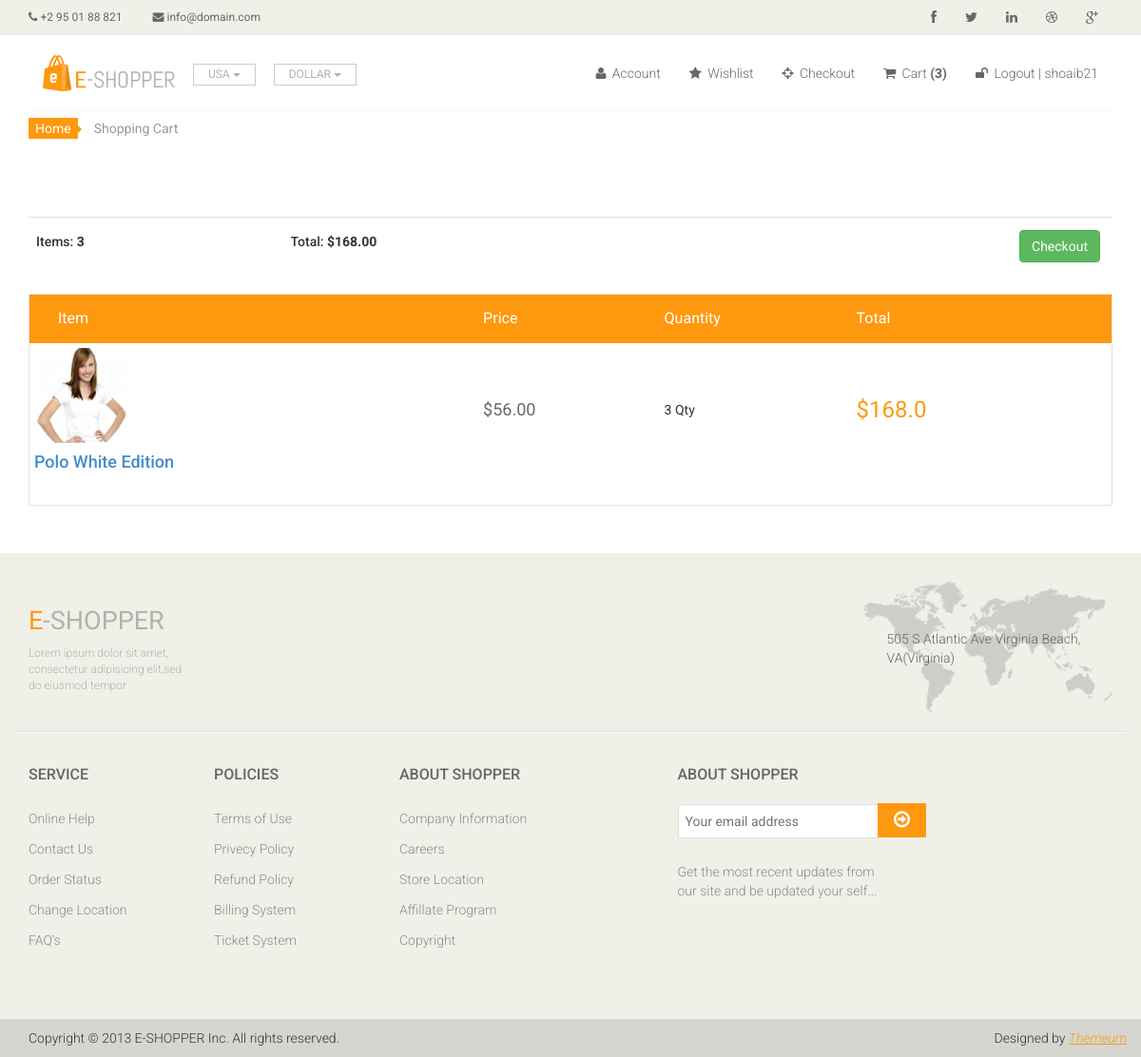
The app's page /cart/ (signed in), older data.
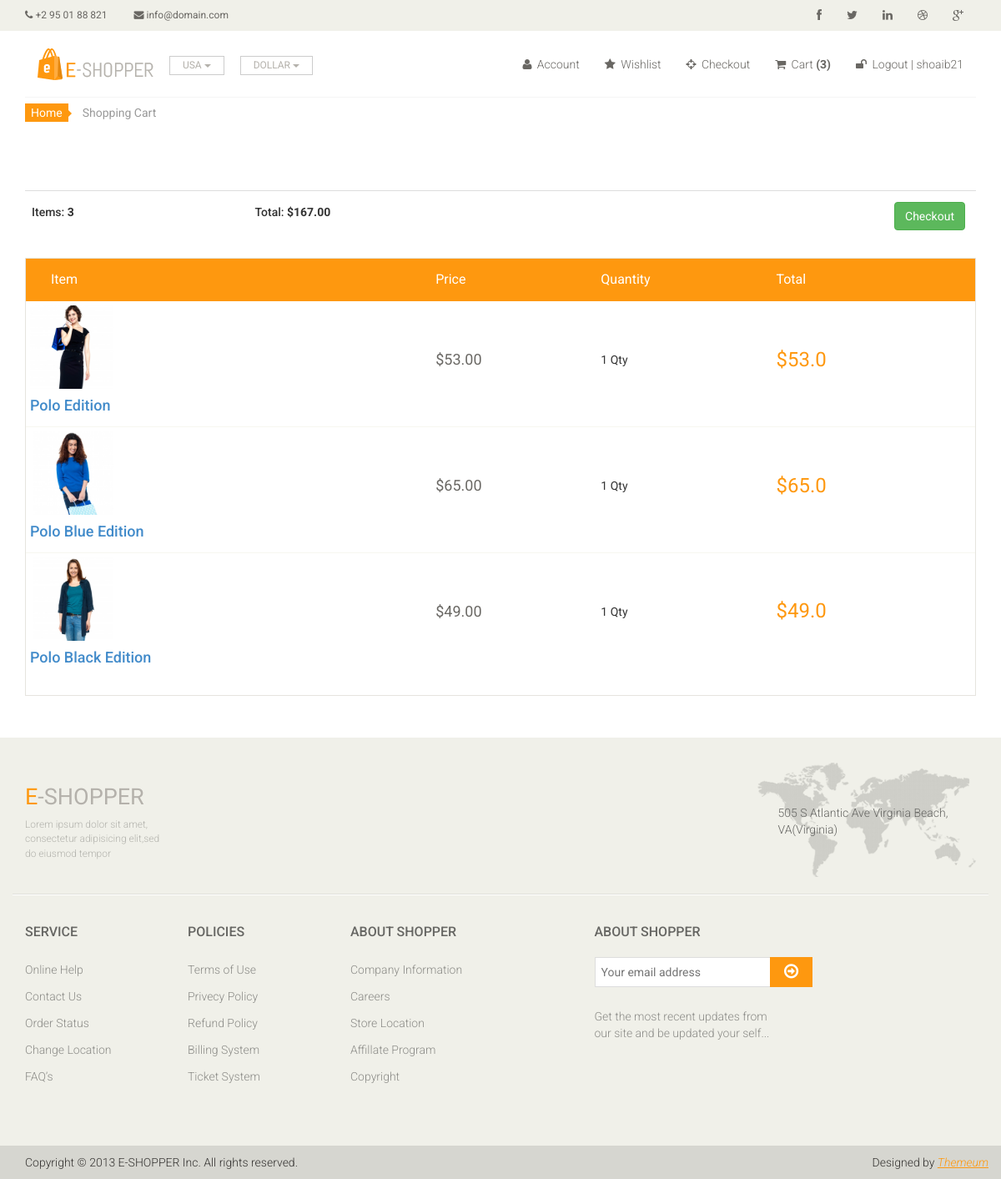
The same page, newer data.
### store/models.py (models this page shows, shortened)
class Order(models.Model):
	customer = models.ForeignKey(Customer, on_delete= models.SET_NULL, blank=True, null=True)
	date_ordered = models.DateTimeField(auto_now_add=True)
	complete = models.BooleanField(default=False, null=True, blank=False)
	transaction_id = models.CharField(max_length=200, null=True)
	@property
	def get_cart_total(self):
		orderitems = self.orderitem_set.all()
		total = sum([item.get_total for item in orderitems])
		return total
	@property
	def get_cart_items(self):
		orderitems = self.orderitem_set.all()
		total = sum([item.quantity for item in orderitems])
		return total

class OrderItem(models.Model):
	product = models.ForeignKey(Product, on_delete=models.SET_NULL, blank=True, null=True)
	order = models.ForeignKey(Order, on_delete=models.SET_NULL, blank=True, null=True)
	quantity = models.IntegerField(default=0, null=True, blank=True)
	date_added = models.DateTimeField(auto_now_add=True)
	@property
	def get_total(self):
		total = self.product.price * self.quantity
		return total

class Product(models.Model):
	PRO_ID = models.IntegerField(null=True)
	name = models.CharField(max_length=200, null=True)
	category = models.ForeignKey(SubCategory, related_name='product', on_delete=models.CASCADE, blank=True, null=True)
	image = models.ImageField(null=True, blank=True)
	price = models.FloatField()
	@property
	def imageURL(self):
		try:
			url = self.image.url
		except:
			url = "images/placeholder.jpg"
		return url

### store/views.py (the view)
# urls.py: path('cart/', views.cart, name='cart'),
def cart(request):
	if request.user.is_authenticated:
		customer = request.user.customer
		order, created = Order.objects.get_or_create(customer=customer, complete=False)
		items = order.orderitem_set.all()
		cartItems = order.get_cart_items
	else:
		items = []
		order = {'get_cart_total':0,'get_cart_items':0,'shipping':False}
		cartItems = data['get_cart_items']
	context = {'items':items, 'order':order,'cartItems':cartItems}
	return render(request, 'cart.html', context)

### templates/cart.html
{% extends 'main.html' %}
{% load static %}
{% load crispy_forms_tags %}
{% block content %}
	<section id="cart_items">
		<div class="container">
			<div class="breadcrumbs">
				<ol class="breadcrumb">
				  <li><a href="#">Home</a></li>
				  <li class="active">Shopping Cart</li>
				</ol>
			</div>
			<table class="table">
				<tr>
					<th><h5>Items: <strong>{{order.get_cart_items}}</strong></h5></th>
					<th><h5>Total: <strong>${{order.get_cart_total|floatformat:2}}</strong></h5></th>
					<th>
						<a style='float: right; margin:5px' class="btn btn-success" href="{% url 'checkout' %}">Checkout </a>
					</th>
				</tr>
			</table>
			<div class="table-responsive cart_info">
				<table class="table table-condensed">
					<thead>
						<tr class="cart_menu">
							<td class="image">Item</td>
							<td class="price">Price</td>
							<td class="quantity">Quantity</td>
							<td class="total">Total</td>
							<td></td>
						</tr>
					</thead>
					<tbody>
					{% for item in items %}
						<tr>
							<td class="cart_product">
								<div style='flex:2'><img class='row-image' src="{{ item.product.imageURL }}" alt="" style="width:100px;height:100px;">
								<h4><a href="">{{ item.product.name }}</a></h4>
							</td>
							<td class="cart_price">
								<p>${{ item.product.price|floatformat:2 }}</p>
							</td>
							<td class="cart_quantity">
								<div class="cart_quantity_button">
									<p class="quantity" >{{item.quantity}} Qty</p>
								</div>
							</td>
							<td class="cart_total">
								<p class="cart_total_price">${{ item.get_total }}</p>
							</td>
						</tr>
					{% endfor %}
					</tbody>
				</table>
			</div>
		</div>
	</section>
{% endblock %}

### templates/main.html (shortened to what this page needs)
{% load static %}
<!DOCTYPE html>
<html lang="en">
<head>
    <link href="{% static 'base/css/bootstrap.min.css' %}" rel="stylesheet">
    <link href="{% static 'base/css/font-awesome.min.css' %}" rel="stylesheet">
    <link href="{% static 'base/css/prettyPhoto.css' %}" rel="stylesheet">
    <link href="{% static 'base/css/price-range.css' %}" rel="stylesheet">
    <link href="{% static 'base/css/animate.css' %}" rel="stylesheet">
	<link href="{% static 'base/css/main.css' %}" rel="stylesheet">
	<link href="{% static 'base/css/responsive.css' %}" rel="stylesheet">
</head>
<body>
	<header id="header">
		<div class="header_top">
			<div class="container">
				<div class="row">
					<div class="col-sm-6">
						<div class="contactinfo">
							<ul class="nav nav-pills">
								<li><a href="#"><i class="fa fa-phone"></i> +2 95 01 88 821</a></li>
								<li><a href="#"><i class="fa fa-envelope"></i> info@domain.com</a></li>
							</ul>
						</div>
					</div>
					<div class="col-sm-6">
						<div class="social-icons pull-right">
							<ul class="nav navbar-nav">
								<li><a href="#"><i class="fa fa-facebook"></i></a></li>
								<li><a href="#"><i class="fa fa-twitter"></i></a></li>
								<li><a href="#"><i class="fa fa-linkedin"></i></a></li>
								<li><a href="#"><i class="fa fa-dribbble"></i></a></li>
								<li><a href="#"><i class="fa fa-google-plus"></i></a></li>
							</ul>
						</div>
					</div>
				</div>
			</div>
		</div>
		<div class="header-middle">
			<div class="container">
				<div class="row">
					<div class="col-md-4 clearfix">
						<div class="logo pull-left">
							<a href="/"><img src="{% static 'base/images/home/logo.png' %}" alt="" /></a>
						</div>
						<div class="btn-group pull-right clearfix">
							<div class="btn-group">
								<button type="button" class="btn btn-default dropdown-toggle usa" data-toggle="dropdown">
									USA
									<span class="caret"></span>
								</button>
							</div>
							<div class="btn-group">
								<button type="button" class="btn btn-default dropdown-toggle usa" data-toggle="dropdown">
									DOLLAR
									<span class="caret"></span>
								</button>
							</div>
						</div>
					</div>
					<div class="col-md-8 clearfix">
						<div class="shop-menu clearfix pull-right">
							<ul class="nav navbar-nav">
								<li><a href=""><i class="fa fa-user"></i> Account</a></li>
								<li><a href=""><i class="fa fa-star"></i> Wishlist</a></li>
								<li><a href="{% url 'checkout' %}"><i class="fa fa-crosshairs" ></i> Checkout</a></li>
								<li><a href="{% url 'cart' %}"><i class="fa fa-shopping-cart" id="cart-total"></i> Cart <b>({{ cartItems }})</b></li></a>
								{% if user.is_authenticated %}
									<li><a href="{% url 'logout' %}">
										<i class="fa fa-unlock"></i> Logout | {{ user.username }}</a></li>
								{% else %}
									<li><a href="{% url 'login' %}"><i class="fa fa-lock"></i> Login</a></li>
									<li><a href="{% url 'registration' %}"></i> Register</a></li>
								{% endif %}
							</ul>
						</div>
					</div>
				</div>
			</div>
		</div>
	{% block content %}
	{% endblock %}
	<footer id="footer">
		<div class="footer-top">
			<div class="container">
				<div class="row">
					<div class="col-sm-2">
						<div class="companyinfo">
							<h2><span>e</span>-shopper</h2>
							<p>Lorem ipsum dolor sit amet, consectetur adipisicing elit,sed do eiusmod tempor</p>
						</div>
					</div>
					<div class="col-sm-7">
					</div>
					<div class="col-sm-3">
						<div class="address">
							<img src="{% static 'base/images/home/map.png' %}" alt="" />
							<p>505 S Atlantic Ave Virginia Beach, VA(Virginia)</p>
						</div>
					</div>
				</div>
			</div>
		</div>
		<div class="footer-widget">
			<div class="container">
				<div class="row">
					<div class="col-sm-2">
						<div class="single-widget">
							<h2>Service</h2>
							<ul class="nav nav-pills nav-stacked">
								<li><a href="#">Online Help</a></li>
								<li><a href="#">Contact Us</a></li>
								<li><a href="#">Order Status</a></li>
								<li><a href="#">Change Location</a></li>
								<li><a href="#">FAQ’s</a></li>
							</ul>
						</div>
					</div>
					<div class="col-sm-2">
						<div class="single-widget">
							<h2>Policies</h2>
							<ul class="nav nav-pills nav-stacked">
								<li><a href="#">Terms of Use</a></li>
								<li><a href="#">Privecy Policy</a></li>
								<li><a href="#">Refund Policy</a></li>
								<li><a href="#">Billing System</a></li>
								<li><a href="#">Ticket System</a></li>
							</ul>
						</div>
					</div>
					<div class="col-sm-2">
						<div class="single-widget">
							<h2>About Shopper</h2>
							<ul class="nav nav-pills nav-stacked">
								<li><a href="#">Company Information</a></li>
								<li><a href="#">Careers</a></li>
								<li><a href="#">Store Location</a></li>
								<li><a href="#">Affillate Program</a></li>
								<li><a href="#">Copyright</a></li>
							</ul>
						</div>
					</div>
					<div class="col-sm-3 col-sm-offset-1">
						<div class="single-widget">
							<h2>About Shopper</h2>
							<form action="#" class="searchform">
								<input type="text" placeholder="Your email address" />
								<button type="submit" class="btn btn-default"><i class="fa fa-arrow-circle-o-right"></i></button>
								<p>Get the most recent updates from <br />our site and be updated your self...</p>
							</form>
						</div>
					</div>
				</div>
			</div>
		</div>
		<div class="footer-bottom">
			<div class="container">
				<div class="row">
					<p class="pull-left">Copyright © 2013 E-SHOPPER Inc. All rights reserved.</p>
					<p class="pull-right">Designed by <span><a target="_blank" href="http://www.themeum.com">Themeum</a></span></p>
				</div>
			</div>
		</div>
	</footer>
</body>
</html>

Row changes from the older to the newer data that the page shows:
removed Order: get_cart_items "3", get_cart_total "168.00"
now on this page (row edited): Order: get_cart_items "3", get_cart_total "167.00"
now on this page (row edited): OrderItem: product.imageURL (picture), product.name "Polo Edition", product.price "53.00", quantity "1", get_total "53.0"
now on this page (row edited): OrderItem: product.imageURL (picture), product.name "Polo Blue Edition", product.price "65.00", quantity "1", get_total "65.0"
changed OrderItem: product.imageURL: a different picture; product.name "Polo White Edition" → "Polo Black Edition"; product.price "56.00" → "49.00"; quantity "3" → "1"; get_total "168.0" → "49.0"
